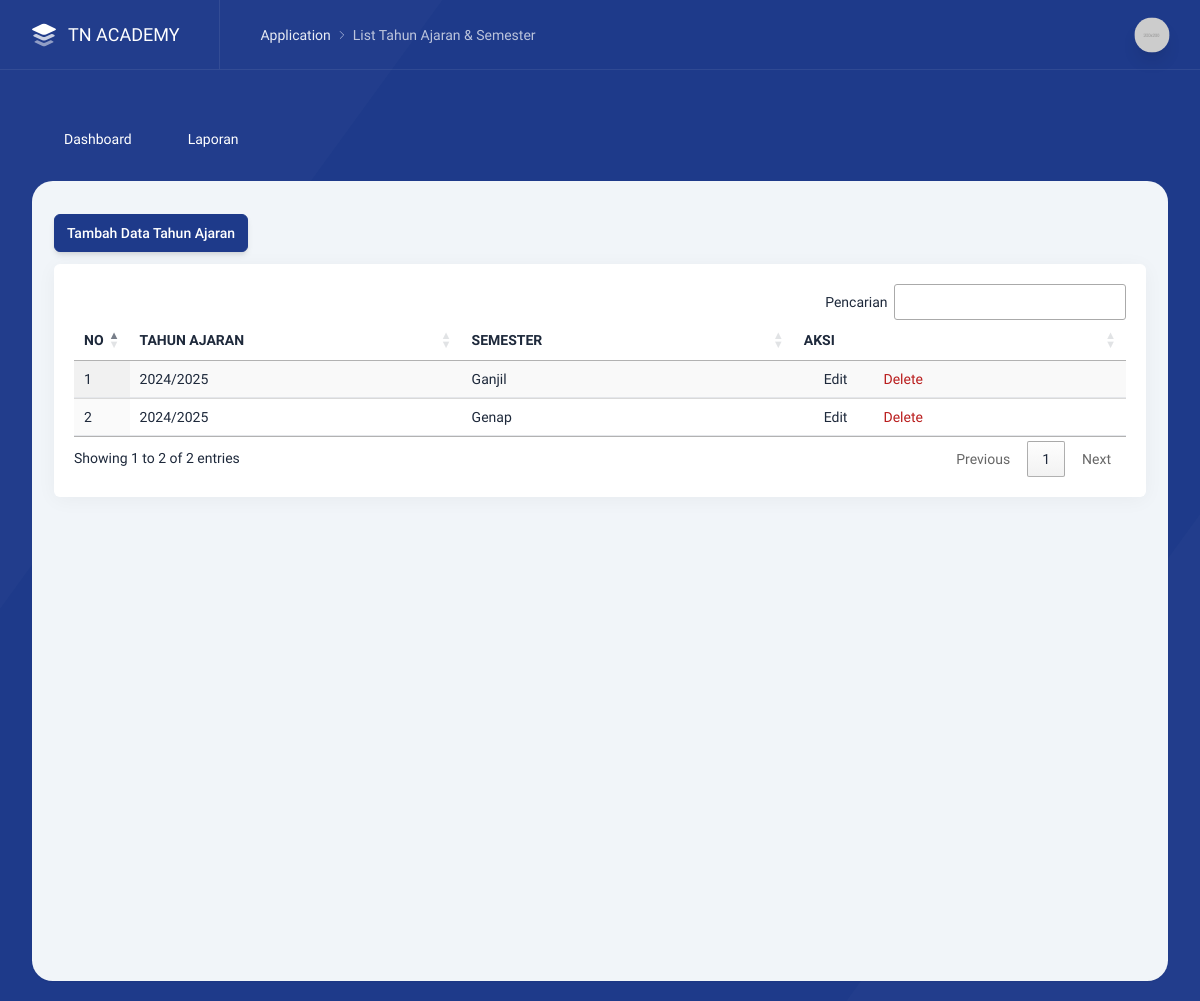
Page /index.php/admin/tahun_ajaran on the earlier database version.
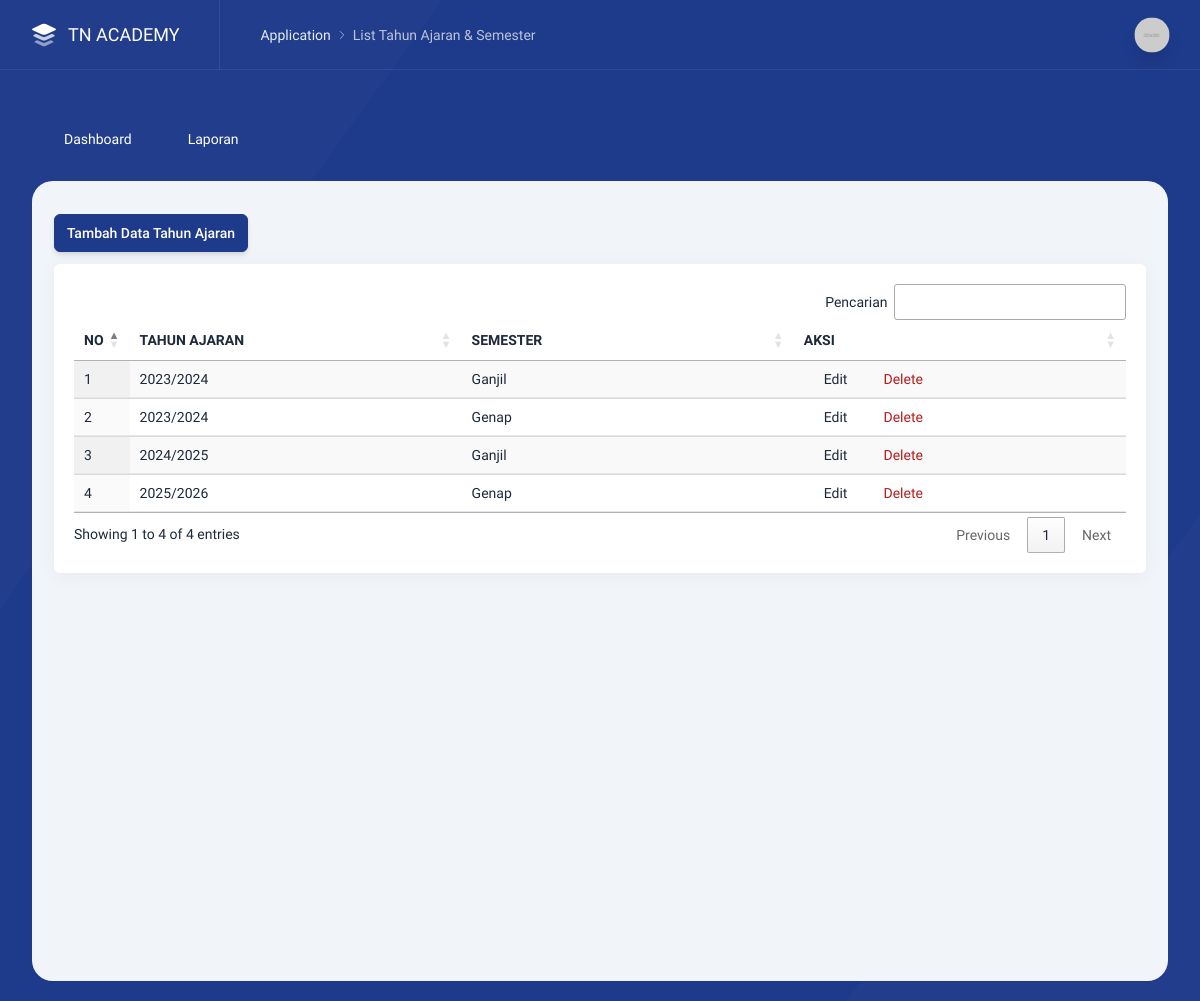
Same page on the later database version.
### tables this page shows
CREATE TABLE `tahun_ajaran` (
  `id_ta` int NOT NULL,
  `tahun` varchar(9) NOT NULL,
  `semester` enum('Ganjil','Genap') NOT NULL
);

### application/libraries/template.php (called while the page is built, shortened)
<?php
class Template{
    var $template_data = array();
    function set($name, $value){
        $this->template_data[$name] = $value;
    }
    function load($template = '', $view = '' , $view_data = array(), $return = FALSE){
        $this->CI =& get_instance();
        $this->set('contents', $this->CI->load->view($view, $view_data, TRUE));
        return $this->CI->load->view($template, $this->template_data, $return);
    }
}

### application/controllers/admin/Tahun_ajaran.php (called while the page is built, shortened)
<?php
class Tahun_ajaran extends MY_Controller {
    public function index()
    {
        $data = array(
            'tahun_ajaran'  => $this->Tahun_ajaran_model->get_all(),
            'title'      => 'List Tahun Ajaran & Semester',
        );
        $this->template->load('template','master/tahun_ajaran',$data);
    }
}

### index.php (called while the page is built, shortened)
<?php
require_once BASEPATH.'core/CodeIgniter.php';

### application/models/Tahun_ajaran_model.php (called while the page is built, shortened)
<?php
class Tahun_ajaran_model extends CI_Model {
	public function get_all(){
		$this->db->from('tahun_ajaran');
		$this->db->order_by('tahun','ASC');
		return $this->db->get()->result_array();
	}
}

### application/views/master/tahun_ajaran.php (the view, shortened to what this page needs)
<div class="text-left">
    <a href="javascript:;" data-tw-toggle="modal" data-tw-target="#tambahTA" class="btn btn-primary shadow-md">
        Tambah Data Tahun Ajaran
    </a>
</div>
<div class="intro-y box mt-3">
    <div class="p-5">
        <div class="preview">
            <div class="overflow-x-auto">
                <table id="example1" class="table table-auto display datatable w-full">
                    <thead class="bg-gray-100">
                        <tr>
                            <th class="border-b-2">NO</th>
                            <th class="border-b-2">TAHUN AJARAN</th>
                            <th class="border-b-2">SEMESTER</th>
                            <th class="border-b-2">AKSI</th>
                        </tr>
                    </thead>
                    <tbody>
                        <?php $no=1; foreach ($tahun_ajaran as $ta) { ?>
                        <tr>
                            <td class="border-b"><?= $no ?></td>
                            <td class="border-b"><?= $ta['tahun'] ?></td>
                            <td class="border-b"><?= $ta['semester'] ?></td>
                            <td class="border-b">
                                <div class="flex space-x-3">
                                    <a class="flex text-blue-500 mr-4" href="javascript:;"
                                       data-tw-toggle="modal" data-tw-target="#edit<?= $ta['id_ta'] ?>">
                                        <i data-lucide="edit" class="w-4 h-4 mr-1"></i> Edit
                                    </a>
                                    <a class="flex text-danger delete-btn" href="javascript:;"
                                       onclick="confirmDelete('<?= site_url('admin/tahun_ajaran/delete/'.$ta['id_ta']) ?>')">
                                        <i data-lucide="trash-2" class="w-4 h-4 mr-1"></i> Delete
                                    </a>
                                </div>
                            </td>
                        </tr>
                        <?php $no++; } ?>
                    </tbody>
                </table>
            </div>
        </div>
    </div>
</div>

Differences in the rows shown:
removed tahun_ajaran: tahun "2024/2025", semester "Genap"
added tahun_ajaran: tahun "2023/2024", semester "Ganjil"
added tahun_ajaran: tahun "2023/2024", semester "Genap"
added tahun_ajaran: tahun "2025/2026", semester "Genap"
Other differences:
text written by a page script: "Pencarian Showing 1 to 2 of 2 entries Previous 1 Next" → "Pencarian Showing 1 to 4 of 4 entries Previous 1 Next"
